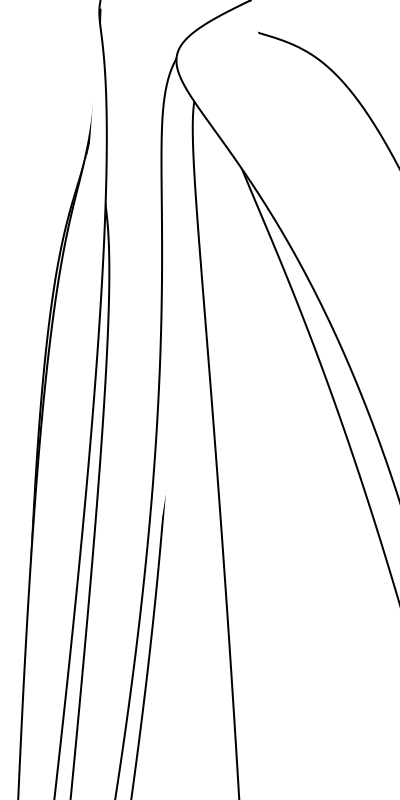
Frame 1 (no input)
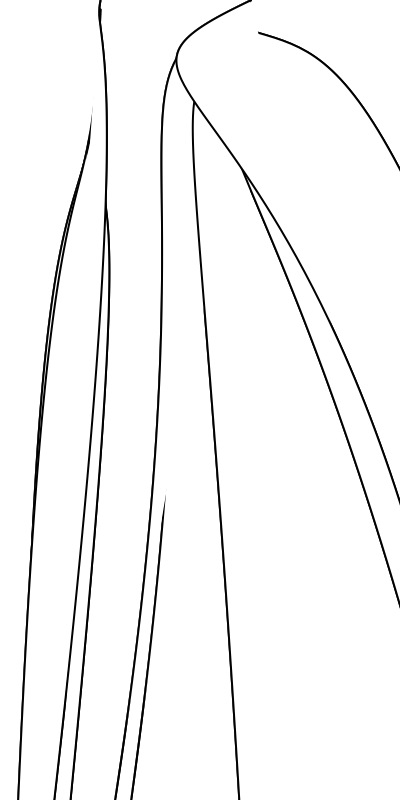
Frame 2 (the mouse pressed at the canvas centre, redrawn once)

The Processing sketch that drew these frames (run headless with seeded random() and noise(); the mouse was pressed at the canvas centre and the sketch redrawn once):

// Processing sketch: processing_24775
// ── processing_24775.pde

int h=250;
int g=100;
int c=1000;


//import processing.pdf.*;

void setup(){
  size(400,800);
  strokeWeight(2);
  stroke(0);
  smooth();
  background(255);
   noLoop();
  //beginRecord(PDF, "wallpaper1.pdf");
}

void draw(){

  
  strokeWeight(2);

stroke(0, 0, 0);
bezier(h, 0, 100, 90, 250, 100, 100, c);
bezier(h, 0, 70, 90, 250, 100, 80, c);
bezier(h,100,150,50,200,39,250,c);
bezier(h,0,150,150,300,100,500,c);
bezier(h,30,350,60,400,50,700,c);
bezier(h,0,20,109,389,29,500,c);
bezier(g,90,90,300,150,25,50,c);
bezier(g,30,90,300,30,25,20,c);
bezier(g,9,90,300,43,25,10,c);
bezier(g,0,90,50,150,25,30,c);


 
  endRecord();


}
